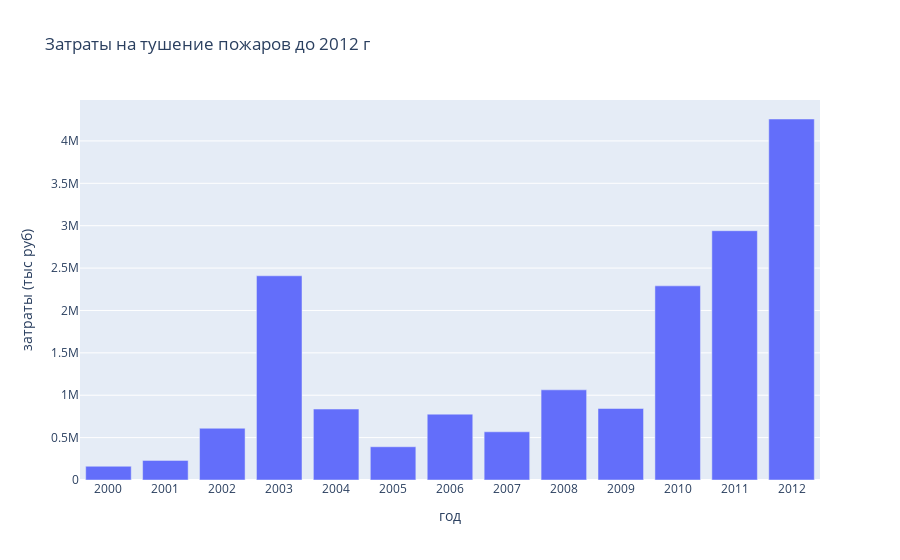

The cell this chart's notebook holds for it:
### Code cell
fig = px.bar(data, x='год', y='затраты (тыс руб)',
             title='Затраты на тушение пожаров до 2012 г')
fig.show()

fig.write_image('img/затраты.jpg')

### Figure 1 — Plotly figure (JSON) as saved in the notebook; plotly's stock layout.template omitted (floating-point values rounded to 4 significant figures)
{"data": [{"alignmentgroup": "True", "hovertemplate": "год=%{x}<br>затраты (тыс руб)=%{y}<extra></extra>", "legendgroup": "", "marker": {"color": "#636efa", "pattern": {"shape": ""}}, "name": "", "offsetgroup": "", "orientation": "v", "showlegend": false, "textposition": "auto", "type": "bar", "x": ["2000", "2001", "2002", "2003", "2004", "2005", "2006", "2007", "2008", "2009", "2010", "2011", "2012"], "xaxis": "x", "y": [162168, 231400.0, 610500.0, 2409000.0, 836900.0, 392300.0, 776800.0, 568700.0, 1064000.0, 843600.0, 2290102, 2941000.0, 4258590], "yaxis": "y"}], "layout": {"barmode": "relative", "legend": {"tracegroupgap": 0}, "title": {"text": "Затраты на тушение пожаров до 2012 г"}, "xaxis": {"anchor": "y", "domain": [0, 1], "title": {"text": "год"}}, "yaxis": {"anchor": "x", "domain": [0, 1], "title": {"text": "затраты (тыс руб)"}}}}
